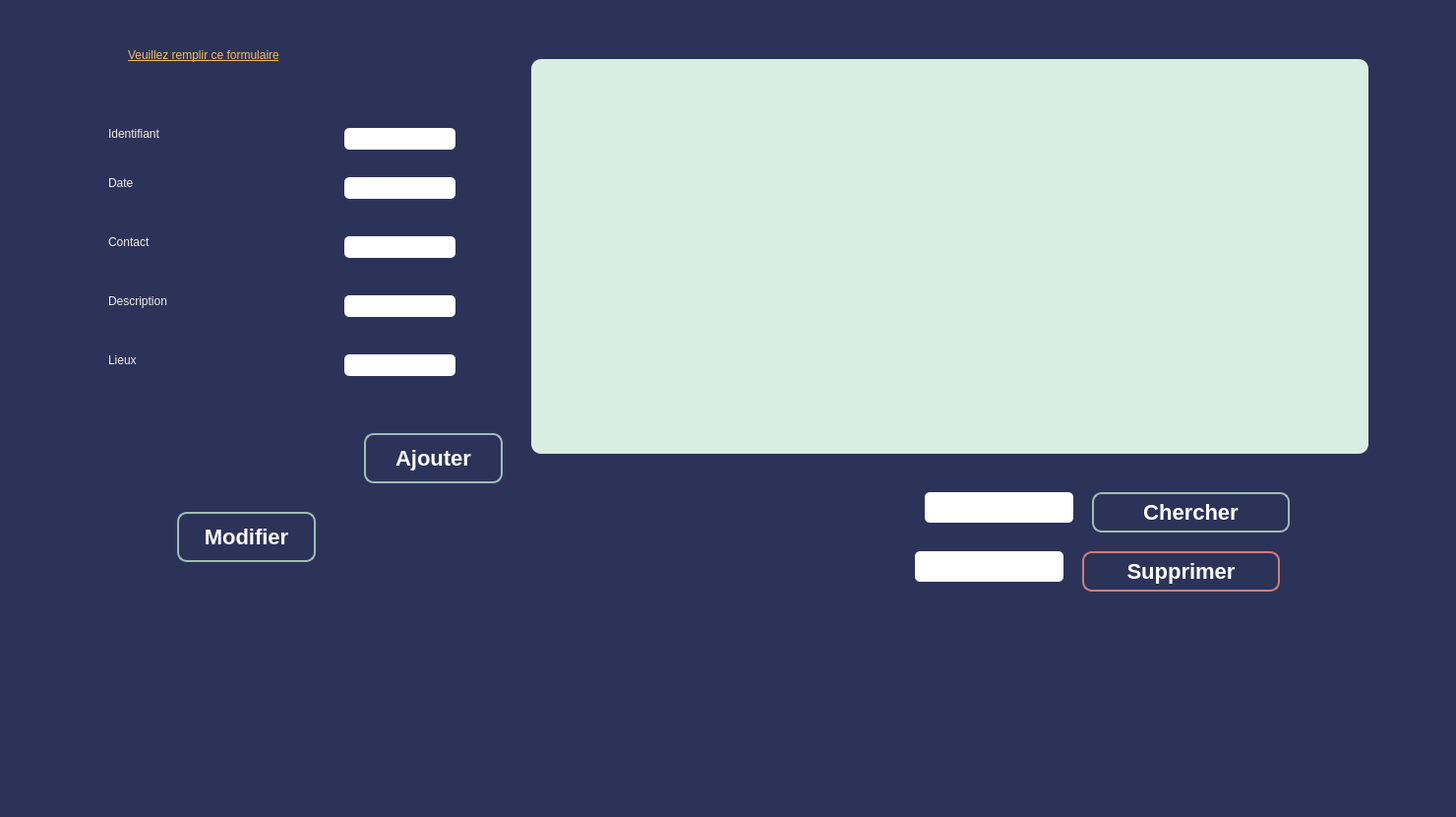
    <widget class="QWidget" name="Event">
     <property name="styleSheet">
      <string notr="true">background-color: rgb(44, 51, 89);
border-radius: 10px;
</string>
     </property>
     <widget class="QFrame" name="frame">
      <property name="geometry">
       <rect>
        <x>100</x>
        <y>20</y>
        <width>1371</width>
        <height>801</height>
       </rect>
      </property>
      <property name="styleSheet">
       <string notr="true">background-color: rgb(44, 51, 89);
border-radius: 10px;
</string>
      </property>
      <property name="frameShape">
       <enum>QFrame::StyledPanel</enum>
      </property>
      <property name="frameShadow">
       <enum>QFrame::Raised</enum>
      </property>
      <widget class="QLabel" name="label">
       <property name="geometry">
        <rect>
         <x>10</x>
         <y>100</y>
         <width>181</width>
         <height>31</height>
        </rect>
       </property>
       <property name="styleSheet">
        <string notr="true">font:  75 24pt &quot;Times New Roman&quot;;
color: rgb(242, 237, 228);</string>
       </property>
       <property name="text">
        <string>Identifiant</string>
       </property>
      </widget>
      <widget class="QLabel" name="label_2">
       <property name="geometry">
        <rect>
         <x>10</x>
         <y>140</y>
         <width>211</width>
         <height>51</height>
        </rect>
       </property>
       <property name="styleSheet">
        <string notr="true">font:  75 24pt &quot;Times New Roman&quot;;
color: rgb(242, 237, 228);</string>
       </property>
       <property name="text">
        <string>Date</string>
       </property>
      </widget>
      <widget class="QLabel" name="label_3">
       <property name="geometry">
        <rect>
         <x>10</x>
         <y>210</y>
         <width>191</width>
         <height>31</height>
        </rect>
       </property>
       <property name="styleSheet">
        <string notr="true">font:  75 24pt &quot;Times New Roman&quot;;
color: rgb(242, 237, 228);</string>
       </property>
       <property name="text">
        <string>Contact</string>
       </property>
      </widget>
      <widget class="QLabel" name="label_4">
       <property name="geometry">
        <rect>
         <x>10</x>
         <y>270</y>
         <width>191</width>
         <height>31</height>
        </rect>
       </property>
       <property name="styleSheet">
        <string notr="true">font:  75 24pt &quot;Times New Roman&quot;;
color: rgb(242, 237, 228);</string>
       </property>
       <property name="text">
        <string>Description</string>
       </property>
      </widget>
      <widget class="QLineEdit" name="le_id_event">
       <property name="geometry">
        <rect>
         <x>250</x>
         <y>110</y>
         <width>113</width>
         <height>22</height>
        </rect>
       </property>
       <property name="styleSheet">
        <string notr="true">QLineEdit{
    background-color: white;
    box-shadow: 2px 0.5px 5px 1px inset black;
    border-radius: 5px;
    width: 70%;
    padding-right: 10px;
    padding-left: 10px;
    text-align: left;
    color: #000;
    font-size:inherit;
    font-family: Arial, Helvetica, sans-serif;  
    font-weight:normal;
    font-variant:normal;
}
QLineEdit::hover{  color: black ;
background-color:orange;}
QLineEdit::focus{  color: black ;
background-color:white;}</string>
       </property>
       <property name="text">
        <string/>
       </property>
      </widget>
      <widget class="QLineEdit" name="le_date_event">
       <property name="geometry">
        <rect>
         <x>250</x>
         <y>160</y>
         <width>113</width>
         <height>22</height>
        </rect>
       </property>
       <property name="styleSheet">
        <string notr="true">QLineEdit{
    background-color: white;
    box-shadow: 2px 0.5px 5px 1px inset black;
    border-radius: 5px;
    width: 70%;
    padding-right: 10px;
    padding-left: 10px;
    text-align: left;
    color: #000;
    font-size:inherit;
    font-family: Arial, Helvetica, sans-serif;  
    font-weight:normal;
    font-variant:normal;
}
QLineEdit::hover{  color: black ;
background-color:orange;}
QLineEdit::focus{  color: black ;
background-color:white;}</string>
       </property>
      </widget>
      <widget class="QLineEdit" name="le_contact_event">
       <property name="geometry">
        <rect>
         <x>250</x>
         <y>220</y>
         <width>113</width>
         <height>22</height>
        </rect>
       </property>
       <property name="styleSheet">
        <string notr="true">QLineEdit{
    background-color: white;
    box-shadow: 2px 0.5px 5px 1px inset black;
    border-radius: 5px;
    width: 70%;
    padding-right: 10px;
    padding-left: 10px;
    text-align: left;
    color: #000;
    font-size:inherit;
    font-family: Arial, Helvetica, sans-serif;  
    font-weight:normal;
    font-variant:normal;
}
QLineEdit::hover{  color: black ;
background-color:orange;}
QLineEdit::focus{  color: black ;
background-color:white;}</string>
       </property>
      </widget>
      <widget class="QLineEdit" name="le_description_event">
       <property name="geometry">
        <rect>
         <x>250</x>
         <y>280</y>
         <width>113</width>
         <height>22</height>
        </rect>
       </property>
       <property name="styleSheet">
        <string notr="true">QLineEdit{
    background-color: white;
    box-shadow: 2px 0.5px 5px 1px inset black;
    border-radius: 5px;
    width: 70%;
    padding-right: 10px;
    padding-left: 10px;
    text-align: left;
    color: #000;
    font-size:inherit;
    font-family: Arial, Helvetica, sans-serif;  
    font-weight:normal;
    font-variant:normal;
}
QLineEdit::hover{  color: black ;
background-color:orange;}
QLineEdit::focus{  color: black ;
background-color:white;}</string>
       </property>
      </widget>
      <widget class="QPushButton" name="pb_ajouter_event">
       <property name="geometry">
        <rect>
         <x>270</x>
         <y>420</y>
         <width>141</width>
         <height>51</height>
        </rect>
       </property>
       <property name="styleSheet">
        <string notr="true">/*-----QPushButton-----*/
QPushButton
{
	background-color: qlineargradient(spread:pad, x1:0, y1:0.511, x2:1, y2:0.511, stop:0 
#92bf91
,stop:0.995192 rgba(0,0,0,0));



	color: #ffffff;
	font-size: 22px;
	font-weight: bold;
	border: 2px solid #9fbdb3;
	border-radius:10px;
	padding: 5px;
	

}

QPushButton::hover
{
background-color: qlineargradient(spread:pad, x1:0, y1:0.511, x2:1, y2:0.511, stop:0 rgba(0, 180, 150, 220),stop:1 rgba(50, 220, 200, 220));

	color: #2C3359; 

}
QPushButton::pressed
{background-color: qlineargradient(stop:0 rgba(0, 207, 179, 255),stop:1 rgba(70, 255, 230, 255));

	color: #2C3359; 

}</string>
       </property>
       <property name="text">
        <string>Ajouter</string>
       </property>
      </widget>
      <widget class="QPushButton" name="pb_modifier_event">
       <property name="geometry">
        <rect>
         <x>80</x>
         <y>500</y>
         <width>141</width>
         <height>51</height>
        </rect>
       </property>
       <property name="styleSheet">
        <string notr="true">/*-----QPushButton-----*/
QPushButton
{
	background-color: qlineargradient(spread:pad, x1:0, y1:0.511, x2:1, y2:0.511, stop:0 
#92bf91
,stop:0.995192 rgba(0,0,0,0));



	color: #ffffff;
	font-size: 22px;
	font-weight: bold;
	border: 2px solid #9fbdb3;
	border-radius:10px;
	padding: 5px;
	

}

QPushButton::hover
{
background-color: qlineargradient(spread:pad, x1:0, y1:0.511, x2:1, y2:0.511, stop:0 rgba(0, 180, 150, 220),stop:1 rgba(50, 220, 200, 220));

	color: #2C3359; 

}
QPushButton::pressed
{background-color: qlineargradient(stop:0 rgba(0, 207, 179, 255),stop:1 rgba(70, 255, 230, 255));

	color: #2C3359; 

}</string>
       </property>
       <property name="text">
        <string>Modifier</string>
       </property>
      </widget>
      <widget class="QLabel" name="label_6">
       <property name="geometry">
        <rect>
         <x>30</x>
         <y>20</y>
         <width>471</width>
         <height>31</height>
        </rect>
       </property>
       <property name="styleSheet">
        <string notr="true">font:  75 24pt &quot;Times New Roman&quot;;
font: 11pt &quot;MS Shell Dlg 2&quot;;
font: 14pt &quot;MS Shell Dlg 2&quot;;
color: rgb(242, 190, 92);
text-decoration: underline;</string>
       </property>
       <property name="text">
        <string>Veuillez remplir ce formulaire</string>
       </property>
      </widget>
      <widget class="QLabel" name="label_5">
       <property name="geometry">
        <rect>
         <x>10</x>
         <y>330</y>
         <width>191</width>
         <height>31</height>
        </rect>
       </property>
       <property name="styleSheet">
        <string notr="true">font:  75 24pt &quot;Times New Roman&quot;;
color: rgb(242, 237, 228);</string>
       </property>
       <property name="text">
        <string>Lieux</string>
       </property>
      </widget>
      <widget class="QLineEdit" name="le_lieux_event">
       <property name="geometry">
        <rect>
         <x>250</x>
         <y>340</y>
         <width>113</width>
         <height>22</height>
        </rect>
       </property>
       <property name="styleSheet">
        <string notr="true">QLineEdit{
    background-color: white;
    box-shadow: 2px 0.5px 5px 1px inset black;
    border-radius: 5px;
    width: 70%;
    padding-right: 10px;
    padding-left: 10px;
    text-align: left;
    color: #000;
    font-size:inherit;
    font-family: Arial, Helvetica, sans-serif;  
    font-weight:normal;
    font-variant:normal;
}
QLineEdit::hover{  color: black ;
background-color:orange;}
QLineEdit::focus{  color: black ;
background-color:white;}</string>
       </property>
      </widget>
      <widget class="QPushButton" name="pushButton_rechercher_event">
       <property name="geometry">
        <rect>
         <x>1010</x>
         <y>480</y>
         <width>201</width>
         <height>41</height>
        </rect>
       </property>
       <property name="styleSheet">
        <string notr="true">/*-----QPushButton-----*/
QPushButton
{
	background-color: qlineargradient(spread:pad, x1:0, y1:0.511, x2:1, y2:0.511, stop:0 
#92bf91
,stop:0.995192 rgba(0,0,0,0));



	color: #ffffff;
	font-size: 22px;
	font-weight: bold;
	border: 2px solid #9fbdb3;
	border-radius:10px;
	padding: 5px;
	

}

QPushButton::hover
{
background-color: qlineargradient(spread:pad, x1:0, y1:0.511, x2:1, y2:0.511, stop:0 rgba(0, 180, 150, 220),stop:1 rgba(50, 220, 200, 220));

	color: #2C3359; 

}
QPushButton::pressed
{background-color: qlineargradient(stop:0 rgba(0, 207, 179, 255),stop:1 rgba(70, 255, 230, 255));

	color: #2C3359; 

}</string>
       </property>
       <property name="text">
        <string>Chercher</string>
       </property>
      </widget>
      <widget class="QPushButton" name="pb_supprimer_event">
       <property name="geometry">
        <rect>
         <x>1000</x>
         <y>540</y>
         <width>201</width>
         <height>41</height>
        </rect>
       </property>
       <property name="styleSheet">
        <string notr="true">/*-----QPushButton-----*/
QPushButton
{
	background-color: qlineargradient(spread:pad, x1:0, y1:0.511, x2:1, y2:0.511, stop:0 
#f29c94
,stop:0.995192 rgba(0,0,0,0));



	color: #ffffff;
	font-size: 22px;
	font-weight: bold;
	border: 2px solid #cc7f78;
	border-radius:10px;
	padding: 5px;
	

}

QPushButton::hover
{
background-color: #c29c99;

	color: #2C3359; 

}
QPushButton::pressed
{background-color: qlineargradient(stop:0 rgba(0, 207, 179, 255),stop:1 rgba(70, 255, 230, 255));

	color: #2C3359; 

}</string>
       </property>
       <property name="text">
        <string>Supprimer</string>
       </property>
      </widget>
      <widget class="QTableView" name="tableView_2_event">
       <property name="geometry">
        <rect>
         <x>440</x>
         <y>40</y>
         <width>851</width>
         <height>401</height>
        </rect>
       </property>
       <property name="styleSheet">
        <string notr="true">background-color: rgb(218, 237, 226);
</string>
       </property>
      </widget>
      <widget class="QLineEdit" name="lineEdit_rechercher_event">
       <property name="geometry">
        <rect>
         <x>840</x>
         <y>480</y>
         <width>151</width>
         <height>31</height>
        </rect>
       </property>
       <property name="styleSheet">
        <string notr="true">QLineEdit{
    background-color: white;
    box-shadow: 2px 0.5px 5px 1px inset black;
    border-radius: 5px;
    width: 70%;
    padding-right: 10px;
    padding-left: 10px;
    text-align: left;
    color: #000;
    font-size:inherit;
    font-family: Arial, Helvetica, sans-serif;  
    font-weight:normal;
    font-variant:normal;
}
QLineEdit::hover{  color: black ;
background-color:orange;}
QLineEdit::focus{  color: black ;
background-color:white;}</string>
       </property>
      </widget>
      <widget class="QLineEdit" name="id_supp_event">
       <property name="geometry">
        <rect>
         <x>830</x>
         <y>540</y>
         <width>151</width>
         <height>31</height>
        </rect>
       </property>
       <property name="styleSheet">
        <string notr="true">QLineEdit{
    background-color: white;
    box-shadow: 2px 0.5px 5px 1px inset black;
    border-radius: 5px;
    width: 70%;
    padding-right: 10px;
    padding-left: 10px;
    text-align: left;
    color: #000;
    font-size:inherit;
    font-family: Arial, Helvetica, sans-serif;  
    font-weight:normal;
    font-variant:normal;
}
QLineEdit::hover{  color: black ;
background-color:orange;}
QLineEdit::focus{  color: black ;
background-color:white;}</string>
       </property>
      </widget>
     </widget>
    </widget>
